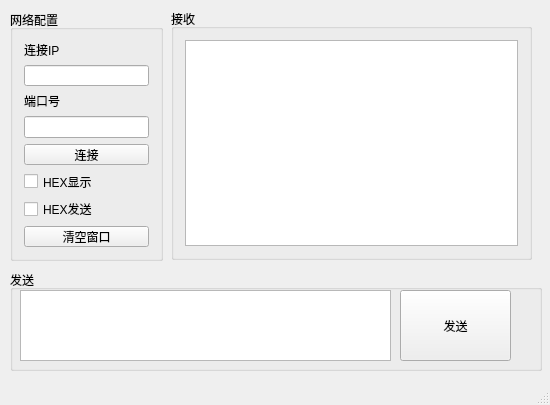
<?xml version="1.0" encoding="UTF-8"?>
<ui version="4.0">
 <class>TcpClient</class>
 <widget class="QMainWindow" name="TcpClient">
  <property name="geometry">
   <rect>
    <x>0</x>
    <y>0</y>
    <width>550</width>
    <height>405</height>
   </rect>
  </property>
  <property name="minimumSize">
   <size>
    <width>550</width>
    <height>405</height>
   </size>
  </property>
  <property name="maximumSize">
   <size>
    <width>550</width>
    <height>405</height>
   </size>
  </property>
  <property name="windowTitle">
   <string>TcpClient 微信公众号（智慧小巷）</string>
  </property>
  <widget class="QWidget" name="centralWidget">
   <widget class="QGroupBox" name="groupBox">
    <property name="geometry">
     <rect>
      <x>10</x>
      <y>10</y>
      <width>153</width>
      <height>251</height>
     </rect>
    </property>
    <property name="title">
     <string>网络配置</string>
    </property>
    <layout class="QVBoxLayout" name="verticalLayout">
     <item>
      <widget class="QLabel" name="label">
       <property name="text">
        <string>连接IP</string>
       </property>
      </widget>
     </item>
     <item>
      <widget class="QLineEdit" name="ip_edit"/>
     </item>
     <item>
      <widget class="QLabel" name="label_2">
       <property name="text">
        <string>端口号</string>
       </property>
      </widget>
     </item>
     <item>
      <widget class="QLineEdit" name="prot_edit"/>
     </item>
     <item>
      <widget class="QPushButton" name="btn_connect">
       <property name="text">
        <string>连接</string>
       </property>
      </widget>
     </item>
     <item>
      <widget class="QCheckBox" name="ckb_hex_show">
       <property name="text">
        <string>HEX显示</string>
       </property>
      </widget>
     </item>
     <item>
      <widget class="QCheckBox" name="ckb_hex_send">
       <property name="text">
        <string>HEX发送</string>
       </property>
      </widget>
     </item>
     <item>
      <spacer name="verticalSpacer">
       <property name="orientation">
        <enum>Qt::Vertical</enum>
       </property>
       <property name="sizeHint" stdset="0">
        <size>
         <width>20</width>
         <height>40</height>
        </size>
       </property>
      </spacer>
     </item>
     <item>
      <widget class="QPushButton" name="clear_btn">
       <property name="text">
        <string>清空窗口</string>
       </property>
      </widget>
     </item>
    </layout>
   </widget>
   <widget class="QGroupBox" name="groupBox_2">
    <property name="geometry">
     <rect>
      <x>10</x>
      <y>270</y>
      <width>532</width>
      <height>101</height>
     </rect>
    </property>
    <property name="title">
     <string>发送</string>
    </property>
    <widget class="QTextEdit" name="send_edit">
     <property name="geometry">
      <rect>
       <x>10</x>
       <y>20</y>
       <width>371</width>
       <height>71</height>
      </rect>
     </property>
    </widget>
    <widget class="QPushButton" name="send_btn">
     <property name="geometry">
      <rect>
       <x>390</x>
       <y>20</y>
       <width>111</width>
       <height>71</height>
      </rect>
     </property>
     <property name="text">
      <string>发送</string>
     </property>
    </widget>
   </widget>
   <widget class="QGroupBox" name="groupBox_3">
    <property name="geometry">
     <rect>
      <x>171</x>
      <y>9</y>
      <width>361</width>
      <height>251</height>
     </rect>
    </property>
    <property name="title">
     <string>接收</string>
    </property>
    <layout class="QGridLayout" name="gridLayout_2">
     <item row="0" column="0">
      <widget class="QTextEdit" name="re_edit"/>
     </item>
    </layout>
   </widget>
  </widget>
  <widget class="QStatusBar" name="statusBar"/>
 </widget>
 <layoutdefault spacing="6" margin="11"/>
 <resources/>
 <connections/>
</ui>
